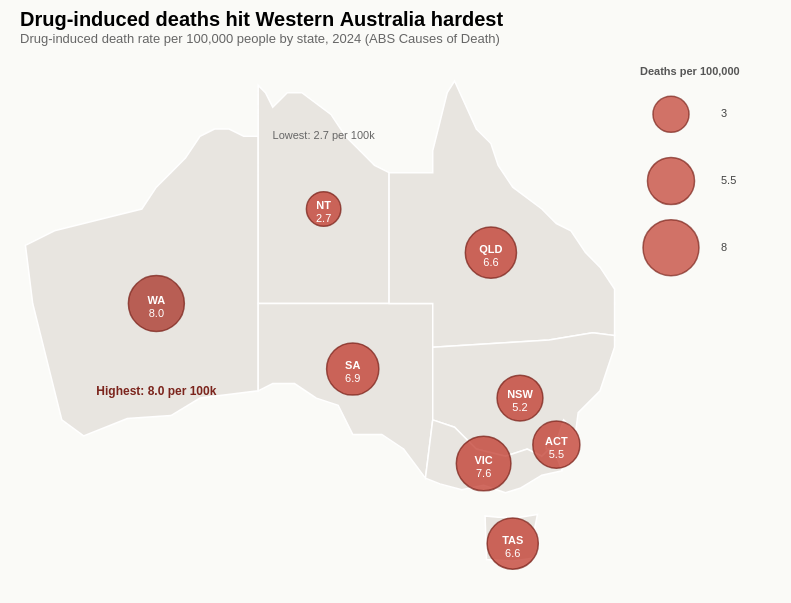

Vega-Lite specification for this chart:
### Vega-Lite specification from a JSON file in a GitHub repository (floating-point values rounded to 4 significant figures)
{"$schema": "https://vega.github.io/schema/vega-lite/v5.json", "title": {"text": "Drug-induced deaths hit Western Australia hardest", "subtitle": "Drug-induced death rate per 100,000 people by state, 2024 (ABS Causes of Death)", "anchor": "start", "fontSize": 20, "subtitleFontSize": 13, "subtitleColor": "#666", "offset": 20}, "config": {"view": {"stroke": null}, "font": "sans-serif"}, "background": "#FAFAF7", "padding": {"left": 20, "right": 20, "top": 10, "bottom": 30}, "hconcat": [{"width": 600, "height": 480, "projection": {"type": "identity", "reflectY": true}, "layer": [{"data": {"values": {"type": "FeatureCollection", "features": [{"type": "Feature", "properties": {"STATE_NAME": "Western Australia", "STATE_CODE": "WA"}, "geometry": {"type": "Polygon", "coordinates": [[[113.0, -22.0], [113.5, -26.0], [114.0, -28.0], [115.0, -32.0], [115.5, -34.0], [117.0, -35.1], [120.0, -33.9], [123.0, -33.7], [125.0, -32.5], [129.0, -32.0], [129.0, -25.0], [129.0, -14.5], [128.0, -14.5], [127.0, -14.0], [126.0, -14.0], [125.0, -14.5], [124.0, -16.0], [123.0, -17.0], [122.0, -18.0], [121.0, -19.5], [119.0, -20.0], [117.0, -20.5], [115.0, -21.0], [113.0, -22.0]]]}}, {"type": "Feature", "properties": {"STATE_NAME": "Northern Territory", "STATE_CODE": "NT"}, "geometry": {"type": "Polygon", "coordinates": [[[129.0, -11.0], [129.0, -26.0], [138.0, -26.0], [138.0, -17.0], [137.0, -16.5], [136.0, -15.5], [135.0, -14.5], [134.0, -13.0], [132.0, -11.5], [131.0, -11.5], [130.0, -12.5], [129.5, -11.5], [129.0, -11.0]]]}}, {"type": "Feature", "properties": {"STATE_NAME": "South Australia", "STATE_CODE": "SA"}, "geometry": {"type": "Polygon", "coordinates": [[[129.0, -26.0], [141.0, -26.0], [141.0, -34.0], [140.5, -38.0], [139.0, -36.0], [137.5, -35.0], [136.5, -35.0], [135.5, -35.0], [134.5, -33.0], [133.0, -32.5], [131.5, -31.5], [130.0, -31.5], [129.0, -32.0], [129.0, -26.0]]]}}, {"type": "Feature", "properties": {"STATE_NAME": "Queensland", "STATE_CODE": "QLD"}, "geometry": {"type": "Polygon", "coordinates": [[[138.0, -17.0], [138.0, -26.0], [141.0, -26.0], [141.0, -29.0], [149.0, -28.5], [152.0, -28.0], [153.5, -28.2], [153.5, -25.0], [152.5, -23.5], [151.5, -22.5], [150.5, -21.0], [149.5, -20.5], [148.5, -19.5], [146.5, -18.0], [145.5, -16.5], [145.0, -15.0], [144.0, -14.0], [142.5, -10.7], [142.0, -11.5], [141.5, -13.5], [141.0, -15.5], [141.0, -17.0], [139.5, -17.0], [138.0, -17.0]]]}}, {"type": "Feature", "properties": {"STATE_NAME": "New South Wales", "STATE_CODE": "NSW"}, "geometry": {"type": "Polygon", "coordinates": [[[141.0, -29.0], [141.0, -34.0], [142.5, -34.5], [144.0, -36.0], [146.0, -36.5], [147.5, -36.0], [148.5, -36.5], [149.0, -36.0], [149.5, -35.5], [150.0, -34.0], [150.5, -34.5], [150.8, -35.0], [151.0, -33.5], [152.5, -32.0], [153.5, -29.0], [153.5, -28.2], [152.0, -28.0], [149.0, -28.5], [141.0, -29.0]]]}}, {"type": "Feature", "properties": {"STATE_NAME": "Victoria", "STATE_CODE": "VIC"}, "geometry": {"type": "Polygon", "coordinates": [[[141.0, -34.0], [140.5, -38.0], [141.5, -38.4], [143.0, -38.8], [144.5, -38.5], [146.0, -39.0], [147.0, -38.7], [148.5, -37.8], [149.9, -37.5], [149.5, -36.5], [149.0, -36.0], [148.5, -36.5], [147.5, -36.0], [146.0, -36.5], [144.0, -36.0], [142.5, -34.5], [141.0, -34.0]]]}}, {"type": "Feature", "properties": {"STATE_NAME": "Tasmania", "STATE_CODE": "TAS"}, "geometry": {"type": "Polygon", "coordinates": [[[144.6, -40.6], [144.7, -43.6], [146.5, -43.7], [148.0, -43.5], [148.3, -42.5], [148.0, -41.5], [148.2, -40.5], [147.0, -40.7], [145.5, -40.7], [144.6, -40.6]]]}}, {"type": "Feature", "properties": {"STATE_NAME": "Australian Capital Territory", "STATE_CODE": "ACT"}, "geometry": {"type": "Polygon", "coordinates": [[[148.8, -35.4], [148.8, -36.0], [149.2, -36.0], [149.2, -35.4], [148.8, -35.4]]]}}]}, "format": {"property": "features"}}, "mark": {"type": "geoshape", "fill": "#E8E5E0", "stroke": "white", "strokeWidth": 1.5}}, {"data": {"values": [{"state_code": "WA", "deaths": 239, "rate": 8.0, "lon": 122.0, "lat": -26.0}, {"state_code": "VIC", "deaths": 523, "rate": 7.6, "lon": 144.5, "lat": -37.0}, {"state_code": "SA", "deaths": 132, "rate": 6.9, "lon": 135.5, "lat": -30.5}, {"state_code": "QLD", "deaths": 372, "rate": 6.6, "lon": 145.0, "lat": -22.5}, {"state_code": "TAS", "deaths": 38, "rate": 6.6, "lon": 146.5, "lat": -42.5}, {"state_code": "ACT", "deaths": 26, "rate": 5.5, "lon": 149.5, "lat": -35.7}, {"state_code": "NSW", "deaths": 444, "rate": 5.2, "lon": 147.0, "lat": -32.5}, {"state_code": "NT", "deaths": 7, "rate": 2.7, "lon": 133.5, "lat": -19.5}]}, "mark": {"type": "circle", "opacity": 0.75, "stroke": "#7B241C", "strokeWidth": 1.5}, "encoding": {"longitude": {"field": "lon", "type": "quantitative"}, "latitude": {"field": "lat", "type": "quantitative"}, "size": {"field": "rate", "type": "quantitative", "scale": {"range": [200, 3500], "domain": [0, 9]}, "legend": null}, "color": {"condition": [{"test": "datum.state_code == 'WA'", "value": "#A93226"}], "value": "#C0392B"}}}, {"data": {"values": [{"state_code": "WA", "deaths": 239, "rate": 8.0, "lon": 122.0, "lat": -26.0}, {"state_code": "VIC", "deaths": 523, "rate": 7.6, "lon": 144.5, "lat": -37.0}, {"state_code": "SA", "deaths": 132, "rate": 6.9, "lon": 135.5, "lat": -30.5}, {"state_code": "QLD", "deaths": 372, "rate": 6.6, "lon": 145.0, "lat": -22.5}, {"state_code": "TAS", "deaths": 38, "rate": 6.6, "lon": 146.5, "lat": -42.5}, {"state_code": "ACT", "deaths": 26, "rate": 5.5, "lon": 149.5, "lat": -35.7}, {"state_code": "NSW", "deaths": 444, "rate": 5.2, "lon": 147.0, "lat": -32.5}, {"state_code": "NT", "deaths": 7, "rate": 2.7, "lon": 133.5, "lat": -19.5}]}, "mark": {"type": "text", "fontSize": 11, "fontWeight": 600, "color": "white", "dy": -3}, "encoding": {"longitude": {"field": "lon", "type": "quantitative"}, "latitude": {"field": "lat", "type": "quantitative"}, "text": {"field": "state_code"}}}, {"data": {"values": [{"state_code": "WA", "deaths": 239, "rate": 8.0, "lon": 122.0, "lat": -26.0}, {"state_code": "VIC", "deaths": 523, "rate": 7.6, "lon": 144.5, "lat": -37.0}, {"state_code": "SA", "deaths": 132, "rate": 6.9, "lon": 135.5, "lat": -30.5}, {"state_code": "QLD", "deaths": 372, "rate": 6.6, "lon": 145.0, "lat": -22.5}, {"state_code": "TAS", "deaths": 38, "rate": 6.6, "lon": 146.5, "lat": -42.5}, {"state_code": "ACT", "deaths": 26, "rate": 5.5, "lon": 149.5, "lat": -35.7}, {"state_code": "NSW", "deaths": 444, "rate": 5.2, "lon": 147.0, "lat": -32.5}, {"state_code": "NT", "deaths": 7, "rate": 2.7, "lon": 133.5, "lat": -19.5}]}, "mark": {"type": "text", "fontSize": 11, "fontWeight": 500, "color": "white", "dy": 10}, "encoding": {"longitude": {"field": "lon", "type": "quantitative"}, "latitude": {"field": "lat", "type": "quantitative"}, "text": {"field": "rate", "format": ".1f"}}}, {"data": {"values": [{"lon": 122.0, "lat": -32.0, "text": "Highest: 8.0 per 100k"}]}, "mark": {"type": "text", "fontSize": 12, "fontWeight": 600, "color": "#7B241C", "align": "center"}, "encoding": {"longitude": {"field": "lon", "type": "quantitative"}, "latitude": {"field": "lat", "type": "quantitative"}, "text": {"field": "text"}}}, {"data": {"values": [{"lon": 133.5, "lat": -14.5, "text": "Lowest: 2.7 per 100k"}]}, "mark": {"type": "text", "fontSize": 11, "color": "#666", "align": "center"}, "encoding": {"longitude": {"field": "lon", "type": "quantitative"}, "latitude": {"field": "lat", "type": "quantitative"}, "text": {"field": "text"}}}]}, {"width": 130, "height": 200, "data": {"values": [{"rate": 3.0, "label": "3"}, {"rate": 5.5, "label": "5.5"}, {"rate": 8.0, "label": "8"}]}, "title": {"text": "Deaths per 100,000", "fontSize": 11, "anchor": "start", "color": "#555"}, "layer": [{"mark": {"type": "circle", "color": "#C0392B", "opacity": 0.7, "stroke": "#7B241C", "strokeWidth": 1.5}, "encoding": {"x": {"value": 30}, "y": {"field": "label", "type": "ordinal", "sort": "ascending", "axis": null, "scale": {"padding": 0.5}}, "size": {"field": "rate", "type": "quantitative", "scale": {"range": [200, 3500], "domain": [0, 9]}, "legend": null}}}, {"mark": {"type": "text", "fontSize": 11, "color": "#444", "align": "left", "dx": 50}, "encoding": {"x": {"value": 30}, "y": {"field": "label", "type": "ordinal", "sort": "ascending", "axis": null, "scale": {"padding": 0.5}}, "text": {"field": "label"}}}]}]}
